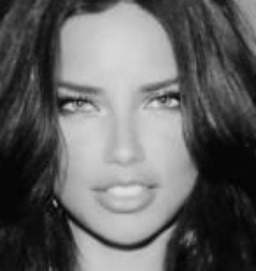
#> input picture test/training/AdrianaLima_1.jpg, 256 x 271 px; its folder holds only this picture in this run
$ python extract.py
#> lines starting #> are read from the running program, lines starting #| are printed output that depends on the picture; after the words box and inside, x2 and y2 are one past the last pixel; in counts of white or black regions, pixels touching at a corner belong together
# source: https://medium.com/machine-learning-world/feature-extraction-and-similar-image-search-with-opencv-for-newbies-3c59796bf774

import cv2
import numpy
import os
import pickle


def extract_features(imgPath, vector_size = 32):
#> called with imgPath = 'src/../test/training/AdrianaLima_1.jpg', vector_size = 32
    imgSize = 256
    imgInit = cv2.imread(imgPath)
#> imgInit is the input picture: shape (271, 256, 3); min 2, max 225, mean 99.2
    img = cropImage(imgInit)

    # Jika muka tidak dikenali, return list kosong
    if len(img) <= 0:
        return []

    img = cv2.resize(img, (imgSize, imgSize))
    img = cv2.cvtColor(img, cv2.COLOR_BGR2GRAY)
    try:
        dsc = img.flatten()
        needed_size = 64 * vector_size
        if dsc.size < needed_size:
            dsc = numpy.concatenate([dsc, numpy.zeros(needed_size - dsc.size)])
    except cv2.error as e:
        print('Error: ', e)
        return None
    return dsc


def batch_extractor(images_path, pickled_db_path="features.pck"):
    files = [os.path.join(images_path, p) for p in sorted(os.listdir(images_path))]

    result = {}
    maxCnt = 1000
    for f in files:
        name = f.split('/')[-1].lower()
        result[name] = extract_features(f)
        if len(result[name]) == 0:
            result.pop(name)
        maxCnt -= 1
        if maxCnt == 0:
            break

    # Saving all our feature vectors in pickled file
    with open(pickled_db_path, 'wb') as fp:
        pickle.dump(result, fp)


def extractNewImage(namaFileGambar):
    # Directory sekarang
    dir_path = os.path.dirname(os.path.realpath(__file__))
    return extract_features(os.path.join(dir_path, f'{namaFileGambar}'))


def extract_folder(path):
    # Directory sekarang
    dir_path = os.path.dirname(os.path.realpath(__file__))

    # Membuat features.pck
    batch_extractor(path, os.path.join(dir_path, '../src/features.pck'))


def cropImage(img):
    # Source : https://www.geeksforgeeks.org/cropping-faces-from-images-using-opencv-python/

    # Directory sekarang
    dir_path = os.path.dirname(os.path.realpath(__file__))

    # Convert into grayscale
    grayscaleImg = cv2.cvtColor(img, cv2.COLOR_BGR2GRAY)

    # Load the cascade
    face_cascade = cv2.CascadeClassifier(os.path.join(dir_path, 'haarcascade_frontalface_alt2.xml'))

    # Detect faces
    faces = face_cascade.detectMultiScale(grayscaleImg, 1.1, 4)
#> faces = [[35, 35, 177, 177]]

    # Draw rectangle around the faces and crop the faces
    for (x, y, w, h) in faces:
        cv2.rectangle(img, (x, y), (x+w, y+h), (0, 0, 255), 2)
        faces = img[y:y + h, x:x + w]
#> this loop made 1 pass
#> pass 1, in cropImage, `faces = img[y:y + h, x:x + w]`:
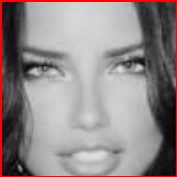
#> faces: shape (177, 177, 3); mean B, G, R 136.8, 136.8, 145.4
#> after the loop:
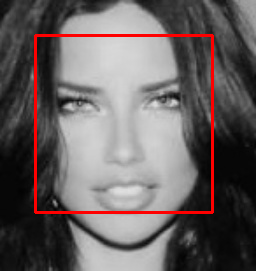
#> img: shape (271, 256, 3); 3.06% of pixels changed, all inside (x1, y1, x2, y2) = (34, 34, 214, 214)

    return faces


if __name__ == "__main__":
    # Directory sekarang
    dir_path = os.path.dirname(os.path.realpath(__file__))

    # Membuat features.pck
    batch_extractor(os.path.join(dir_path, '../test/training'), os.path.join(dir_path, '../src/features.pck'))
#> in extract_features, `img = cv2.cvtColor(img, cv2.COLOR_BGR2GRAY)`:
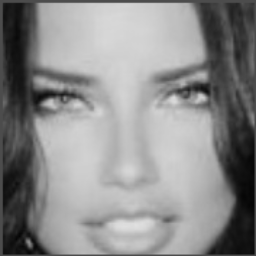
#> img: shape (256, 256); min 4, max 224, mean 139.2

$ run again, on test/training/AdrianaLima_4.jpg
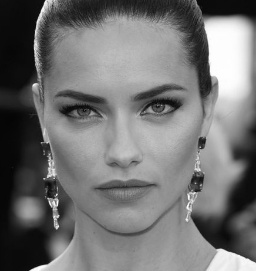
#> input picture test/training/AdrianaLima_4.jpg, 256 x 271 px
#> in extract_features, imgInit is the input picture: shape (271, 256, 3); min 3, max 255, mean 114.1
#> in cropImage, `faces = face_cascade.detectMultiScale(grayscaleImg, 1.1, 4)`: faces = [[29, 38, 186, 186]]
#> the loop in cropImage, `for (x, y, w, h) in faces:` made 1 pass
#> after the loop in cropImage, `for (x, y, w, h) in faces:`:
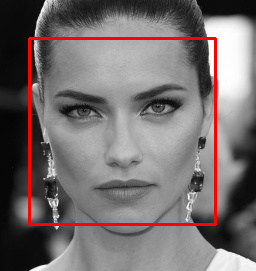
#> img: shape (271, 256, 3); 3.21% of pixels changed, all inside (x1, y1, x2, y2) = (28, 37, 217, 226)
#> in extract_features, `img = cv2.cvtColor(img, cv2.COLOR_BGR2GRAY)`:
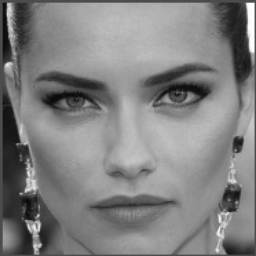
#> img: shape (256, 256); min 7, max 255, mean 128.7

$ run again, on test/training/AdrianaLima_6.jpg
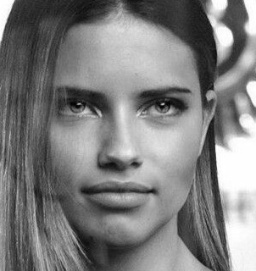
#> input picture test/training/AdrianaLima_6.jpg, 256 x 271 px
#> in extract_features, imgInit is the input picture: shape (271, 256, 3); min 2, max 255, mean 125.9
#> in cropImage, `faces = face_cascade.detectMultiScale(grayscaleImg, 1.1, 4)`: faces = [[28, 34, 192, 192]]
#> the loop in cropImage, `for (x, y, w, h) in faces:` made 1 pass
#> after the loop in cropImage, `for (x, y, w, h) in faces:`:
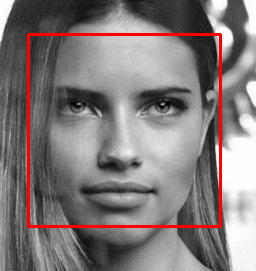
#> img: shape (271, 256, 3); 3.32% of pixels changed, all inside (x1, y1, x2, y2) = (27, 33, 222, 228)
#> in extract_features, `img = cv2.cvtColor(img, cv2.COLOR_BGR2GRAY)`:
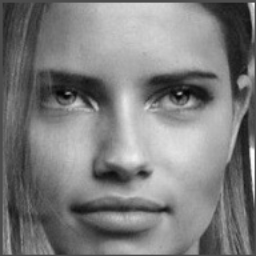
#> img: shape (256, 256); min 4, max 254, mean 125.7

$ run again, on test/training/AlexLawther_10.jpg
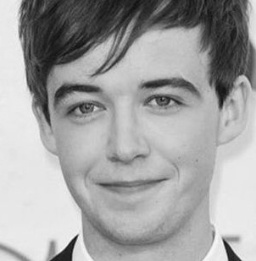
#> input picture test/training/AlexLawther_10.jpg, 256 x 261 px
#> in extract_features, imgInit is the input picture: shape (261, 256, 3); min 15, max 250, mean 162.1
#> in cropImage, `faces = face_cascade.detectMultiScale(grayscaleImg, 1.1, 4)`: faces = [[34, 33, 188, 188]]
#> the loop in cropImage, `for (x, y, w, h) in faces:` made 1 pass
#> after the loop in cropImage, `for (x, y, w, h) in faces:`:
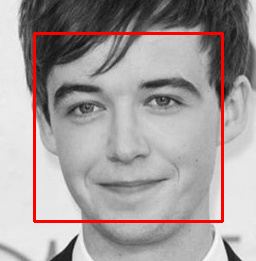
#> img: shape (261, 256, 3); 3.37% of pixels changed, all inside (x1, y1, x2, y2) = (33, 32, 224, 223)
#> in extract_features, `img = cv2.cvtColor(img, cv2.COLOR_BGR2GRAY)`:
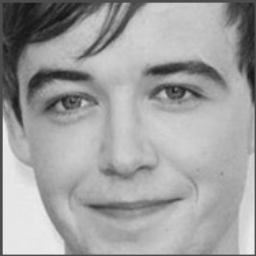
#> img: shape (256, 256); min 18, max 236, mean 160.6

$ run again, on test/training/AdrianaLima_10.jpg
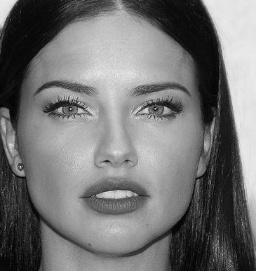
#> input picture test/training/AdrianaLima_10.jpg, 256 x 271 px
#> in extract_features, imgInit is the input picture: shape (271, 256, 3); min 0, max 235, mean 115.7
#> in cropImage, `faces = face_cascade.detectMultiScale(grayscaleImg, 1.1, 4)`: faces = [[19, 36, 194, 194]]
#> the loop in cropImage, `for (x, y, w, h) in faces:` made 1 pass
#> after the loop in cropImage, `for (x, y, w, h) in faces:`:
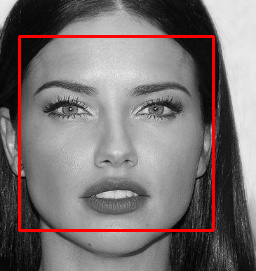
#> img: shape (271, 256, 3); 3.35% of pixels changed, all inside (x1, y1, x2, y2) = (18, 35, 215, 232)
#> in extract_features, `img = cv2.cvtColor(img, cv2.COLOR_BGR2GRAY)`:
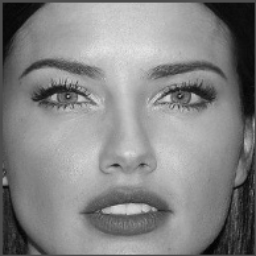
#> img: shape (256, 256); min 3, max 228, mean 132.6
